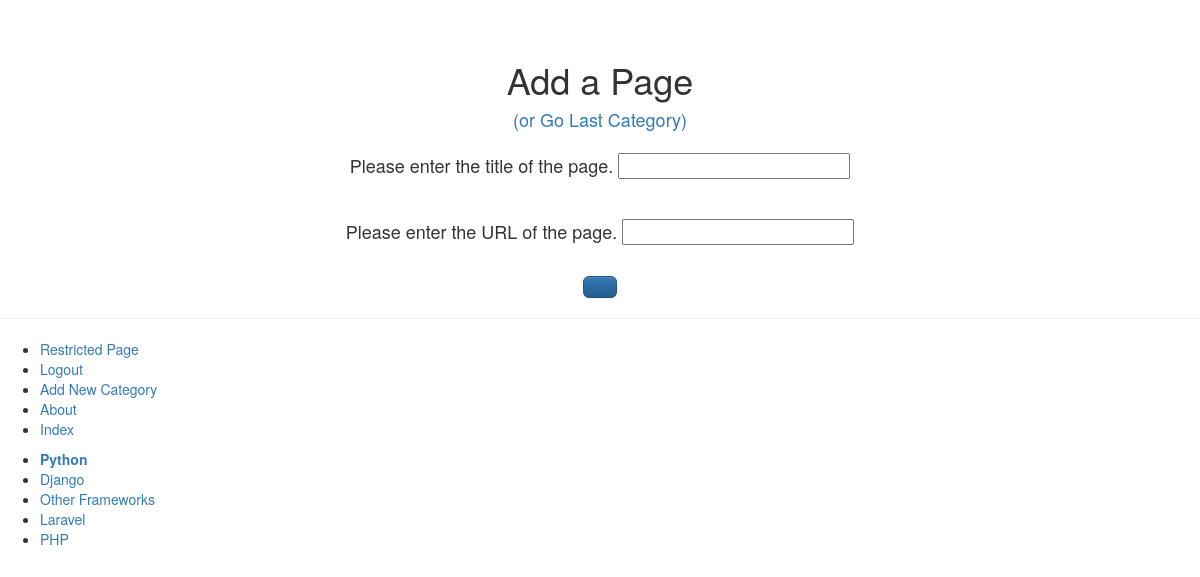
/rango/category/python/add_page/ (signed in), run on the app's committed database.
### rango/models.py (models this page shows, shortened)
class Category(models.Model):
	name = models.CharField(max_length=128,unique=True)
	views = models.IntegerField(default=0)
	likes = models.IntegerField(default=0)
	slug = models.SlugField(blank=True,unique=True)
	class Meta:
		verbose_name_plural = 'Categories'

### rango/views.py (the view, shortened to what this page needs)
# urls.py: url(r'^category/(?P<category_name_slug>[\w\-]+)/add_page/$',views.add_page,name="add_page"),
@login_required
def add_page(request,category_name_slug):
	try:
		category = Category.objects.get(slug=category_name_slug)
	except Category.DoesNotExist:
		category = None
	form = PageForm()
	context_dict = {"form":form,"category":category}
	return render(request,"rango/add_page.html",context_dict)

### rango/forms.py (shortened to what this page needs)
class PageForm(forms.ModelForm):
    title = forms.CharField(max_length=128,
                            help_text="Please enter the title of the page.")
    url = forms.URLField(max_length=200,
                            help_text="Please enter the URL of the page.")
    views = forms.IntegerField(widget=forms.HiddenInput(),initial=0)
    class Meta:
        model = Page
        exclude = ('category',)

### rango/templatetags/rango_template_tags.py (called while the page is built)
@register.inclusion_tag('rango/cats.html')
def get_category_list(cat=None):
    return {'cats':Category.objects.all,
            'act_cat':cat}

### templates/rango/add_page.html (shortened to what this page needs)
{% extends 'rango/base.html' %}
{% load staticfiles %}
{% block body_block %}
    <h1 style="text-align:center;margin-top:5%;">Add a Page</h1>
    <div style="text-align:center;">
        {% if category %}
        <h4 style="text-align:center;"><a href="/rango/category/{{category.slug}}/">(or Go Last Category)</a></h4>
        <form style="margin-top:2%;" id="page_form" method="post" action="/rango/category/{{category.slug}}/add_page/">
            {% for field in form.visible_fields %}
                <h4>{{field.help_text}}
                {{field}}</h4>
                <br>
            {% endfor %}
            <inputtype="submit" name="submit" value="Add Page"  class="btn btn-primary btn-lg" />
        </form>
        {% else %}
            A category by this name does not exist
        {% endif %}
    </div>
{% endblock %}

### templates/rango/cats.html
<ul>
{% if cats %}
    {% for c in cats %}
        {% if c == act_cat %}
            <li><strong><a href="{% url 'show_category' c.slug %}">{{c.name}}</a></strong></li>
        {% else %}
            <li><a href="{% url 'show_category' c.slug %}">{{c.name}}</a></li>
        {% endif %}
    {% endfor %}
{% else %}
    <li><strong>There are no categories present.</strong></li>
{% endif %}
</ul>

### data on the page
Category: name "Python"
Category: name "Django"
Category: name "Other Frameworks"
Category: name "Laravel"
Category: name "PHP"

### other printed values
{{ field.help_text }} "Please enter the title of the page." "Please enter the URL of the page."
